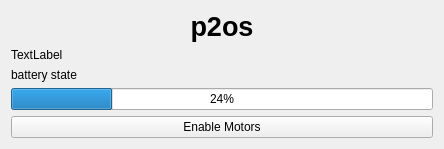
<?xml version="1.0" encoding="UTF-8"?>
<ui version="4.0">
 <class>p2osWidget</class>
 <widget class="QWidget" name="p2osWidget">
  <property name="enabled">
   <bool>true</bool>
  </property>
  <property name="geometry">
   <rect>
    <x>0</x>
    <y>0</y>
    <width>444</width>
    <height>136</height>
   </rect>
  </property>
  <property name="windowTitle">
   <string>p2os</string>
  </property>
  <layout class="QVBoxLayout" name="verticalLayout" stretch="0,0,0,0,0">
   <item>
    <widget class="QLabel" name="label">
     <property name="text">
      <string>&lt;html&gt;&lt;head/&gt;&lt;body&gt;&lt;p align=&quot;center&quot;&gt;&lt;span style=&quot; font-size:20pt; font-weight:600;&quot;&gt;p2os&lt;/span&gt;&lt;/p&gt;&lt;/body&gt;&lt;/html&gt;</string>
     </property>
    </widget>
   </item>
   <item>
    <widget class="QLabel" name="label_3">
     <property name="text">
      <string>TextLabel</string>
     </property>
    </widget>
   </item>
   <item>
    <widget class="QLabel" name="label_2">
     <property name="text">
      <string>battery state</string>
     </property>
    </widget>
   </item>
   <item>
    <widget class="QProgressBar" name="batteryBar">
     <property name="value">
      <number>24</number>
     </property>
    </widget>
   </item>
   <item>
    <widget class="QPushButton" name="motorButton">
     <property name="text">
      <string>Enable Motors</string>
     </property>
    </widget>
   </item>
  </layout>
 </widget>
 <resources/>
 <connections/>
</ui>
